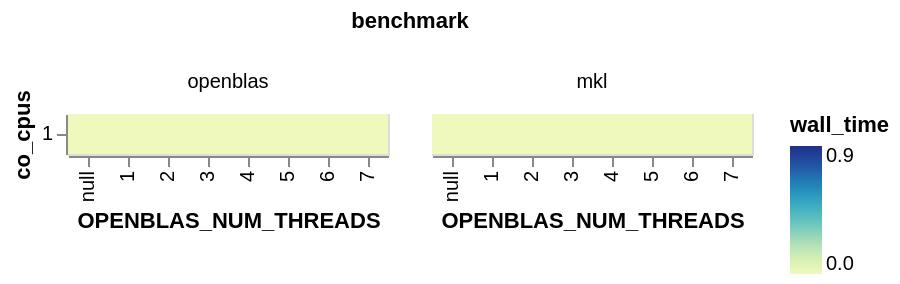

Notebook code cell kept with this figure:
### Code cell
import altair as alt    
import polars as pl 

(
    pl.read_parquet(f's3://aind-scratch-data/ben.hardcastle/num_threads_benchmark/')
    .plot.rect(
        x='OPENBLAS_NUM_THREADS:O',
        y=alt.Y('co_cpus:O').scale(reverse=True),
        color='wall_time',
        column='benchmark',
    )

)

### Figure 1 — Vega-Lite specification as saved in the notebook (floating-point values rounded to 4 significant figures; data arrays with more than 128 entries replaced by an {"elided": "..."} marker saying what was removed)
{"config": {"view": {"continuousWidth": 300, "continuousHeight": 300}}, "data": {"name": "data-0d2f0d4ea1f747e1e7da1196feb6e08b"}, "mark": {"type": "rect", "tooltip": true}, "encoding": {"color": {"field": "wall_time", "type": "quantitative"}, "column": {"field": "benchmark", "sort": ["openblas", "mkl"], "type": "ordinal"}, "x": {"field": "OPENBLAS_NUM_THREADS", "type": "ordinal"}, "y": {"field": "co_cpus", "scale": {"reverse": true}, "type": "ordinal"}}, "params": [{"name": "param_7", "select": {"type": "interval", "encodings": ["x", "y"]}, "bind": "scales"}], "$schema": "https://vega.github.io/schema/vega-lite/v5.20.1.json", "datasets": {"data-0d2f0d4ea1f747e1e7da1196feb6e08b": {"elided": "432 records"}}}
